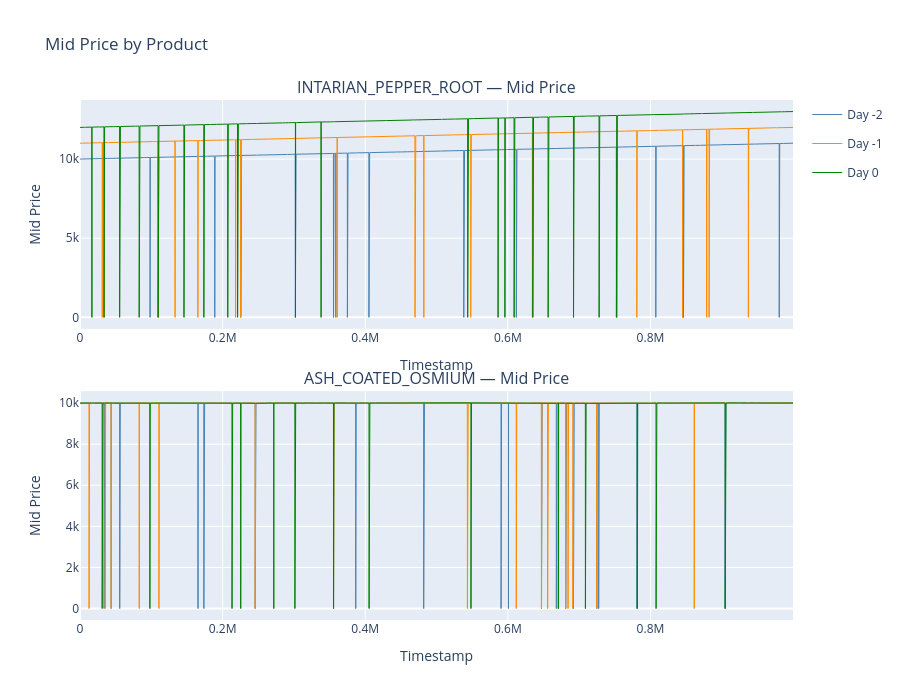

Here is the notebook cell this chart was saved with:
### Markdown cell above
## Price Graph, pre product per day

### Code cell
import plotly.graph_objects as go
from plotly.subplots import make_subplots

# ── Mid price plots (from price dataframes) ───────────────────────────────────
fig = make_subplots(rows=2, cols=1,
                    subplot_titles=["INTARIAN_PEPPER_ROOT — Mid Price",
                                    "ASH_COATED_OSMIUM — Mid Price"],
                    shared_xaxes=False, vertical_spacing=0.12)

day_styles = {-2: ("steelblue", "Day -2"), -1: ("darkorange", "Day -1"), 0: ("green", "Day 0")}

for row, (prices, name) in enumerate([(prices_pepper, "INTARIAN_PEPPER_ROOT"),
                                       (prices_osmium,  "ASH_COATED_OSMIUM")], start=1):
    for day_val, (color, label) in day_styles.items():
        subset = prices[prices["day"] == day_val]
        fig.add_trace(
            go.Scatter(x=subset["timestamp"], y=subset["mid_price"],
                       mode="lines", name=label, legendgroup=label,
                       showlegend=(row == 1),
                       line=dict(color=color, width=1)),
            row=row, col=1
        )

fig.update_layout(height=700, title="Mid Price by Product", hovermode="x unified")
fig.update_xaxes(title_text="Timestamp")
fig.update_yaxes(title_text="Mid Price")
fig.show()

### Figure 1 — Plotly figure (JSON) as saved in the notebook; plotly's stock layout.template omitted (floating-point values rounded to 4 significant figures; data arrays with more than 128 entries replaced by an {"elided": "..."} marker saying what was removed)
{"data": [{"legendgroup": "Day -2", "line": {"color": "steelblue", "width": 1}, "mode": "lines", "name": "Day -2", "showlegend": true, "type": "scatter", "x": {"elided": "10000 int values"}, "xaxis": "x", "y": {"elided": "10000 float values"}, "yaxis": "y"}, {"legendgroup": "Day -1", "line": {"color": "darkorange", "width": 1}, "mode": "lines", "name": "Day -1", "showlegend": true, "type": "scatter", "x": {"elided": "10000 int values"}, "xaxis": "x", "y": {"elided": "10000 float values"}, "yaxis": "y"}, {"legendgroup": "Day 0", "line": {"color": "green", "width": 1}, "mode": "lines", "name": "Day 0", "showlegend": true, "type": "scatter", "x": {"elided": "10000 int values"}, "xaxis": "x", "y": {"elided": "10000 float values"}, "yaxis": "y"}, {"legendgroup": "Day -2", "line": {"color": "steelblue", "width": 1}, "mode": "lines", "name": "Day -2", "showlegend": false, "type": "scatter", "x": {"elided": "10000 int values"}, "xaxis": "x2", "y": {"elided": "10000 float values"}, "yaxis": "y2"}, {"legendgroup": "Day -1", "line": {"color": "darkorange", "width": 1}, "mode": "lines", "name": "Day -1", "showlegend": false, "type": "scatter", "x": {"elided": "10000 int values"}, "xaxis": "x2", "y": {"elided": "10000 float values"}, "yaxis": "y2"}, {"legendgroup": "Day 0", "line": {"color": "green", "width": 1}, "mode": "lines", "name": "Day 0", "showlegend": false, "type": "scatter", "x": {"elided": "10000 int values"}, "xaxis": "x2", "y": {"elided": "10000 float values"}, "yaxis": "y2"}], "layout": {"annotations": [{"font": {"size": 16}, "showarrow": false, "text": "INTARIAN_PEPPER_ROOT — Mid Price", "x": 0.5, "xanchor": "center", "xref": "paper", "y": 1, "yanchor": "bottom", "yref": "paper"}, {"font": {"size": 16}, "showarrow": false, "text": "ASH_COATED_OSMIUM — Mid Price", "x": 0.5, "xanchor": "center", "xref": "paper", "y": 0.44, "yanchor": "bottom", "yref": "paper"}], "height": 700, "hovermode": "x unified", "title": {"text": "Mid Price by Product"}, "xaxis": {"anchor": "y", "domain": [0, 1], "title": {"text": "Timestamp"}}, "xaxis2": {"anchor": "y2", "domain": [0, 1], "title": {"text": "Timestamp"}}, "yaxis": {"anchor": "x", "domain": [0.56, 1], "title": {"text": "Mid Price"}}, "yaxis2": {"anchor": "x2", "domain": [0, 0.44], "title": {"text": "Mid Price"}}}}
